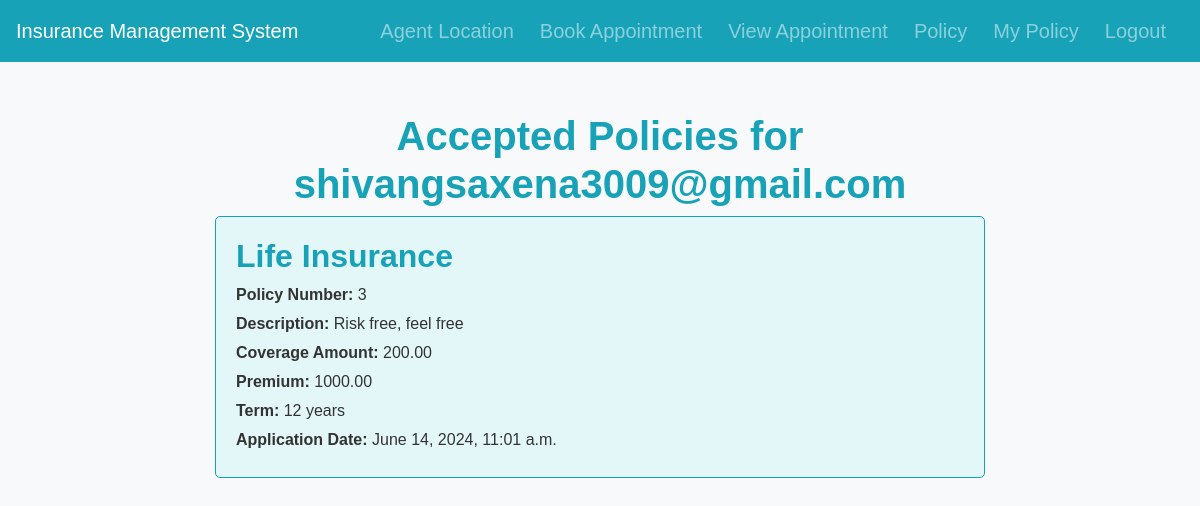
The page /accepted-policies/ (signed in) on the database its author committed.
### Insurance/models.py (models this page shows, shortened)
class PolicyApplication(models.Model):
    customer = models.ForeignKey(User, on_delete=models.CASCADE)
    policy = models.ForeignKey(Policy, on_delete=models.CASCADE)
    application_date = models.DateTimeField(auto_now_add=True)
    is_approved = models.BooleanField(default=False)

class Policy(models.Model):
    policy_number = models.CharField(max_length=20, unique=True)
    name = models.CharField(max_length=100)
    description = models.TextField()
    coverage_amount = models.DecimalField(max_digits=10, decimal_places=2)
    premium = models.DecimalField(max_digits=10, decimal_places=2)
    term = models.IntegerField(help_text="Term in years")

### Insurance/views.py (the view)
# urls.py: path('accepted-policies/', views.accepted_policy_details, name='accepted_policy_details'),
@login_required
def accepted_policy_details(request):
    customer = request.user
    accepted_policies = PolicyApplication.objects.filter(customer=customer, is_approved=True)
    return render(request, 'accepted_policy_details.html', {'accepted_policies': accepted_policies})

### Insurance/templates/accepted_policy_details.html (shortened to what this page needs)
<!DOCTYPE html>
{% load static %}
{% include "inner_header.html" %}
<html lang="en">
<head>
    <link rel="stylesheet" href="{% static 'CSS/accepted_policies.css' %}">
</head>
<body>
    <div id="accepted-policies-container" class="container">
        <h1>Accepted Policies for {{ request.user.username }}</h1>
        {% if accepted_policies %}
            <ul>
                {% for application in accepted_policies %}
                    <li>
                        <h2>{{ application.policy.name }}</h2>
                        <p><strong>Policy Number:</strong> {{ application.policy.policy_number }}</p>
                        <p><strong>Description:</strong> {{ application.policy.description }}</p>
                        <p><strong>Coverage Amount:</strong> {{ application.policy.coverage_amount }}</p>
                        <p><strong>Premium:</strong> {{ application.policy.premium }}</p>
                        <p><strong>Term:</strong> {{ application.policy.term }} years</p>
                        <p><strong>Application Date:</strong> {{ application.application_date }}</p>
                    </li>
                {% endfor %}
            </ul>
        {% else %}
            <p>No accepted policies found.</p>
        {% endif %}
    </div>
</body>
</html>

### Insurance/static/CSS/style.css (style rules this page uses)
body { font-family: 'Arial', sans-serif; background-color: #f8f9fa; }
.container { margin-top: 50px; }
h2 { color: #17a2b8; font-weight: bold; animation: fadeIn 2s ease-in-out; }
p { animation: fadeIn 3s ease-in-out; }

### Insurance/static/CSS/accepted_policies.css (style rules this page uses)
body { font-family: 'Arial', sans-serif; background-color: #f8f9fa; }
#accepted-policies-container { margin-top: 50px; max-width: 800px; }
#accepted-policies-container h1 { color: #17a2b8; font-weight: bold; text-align: center; animation: fadeIn 2s ease-in-out; }
#accepted-policies-container ul { list-style: none; padding: 0; }
#accepted-policies-container li { background-color: #e3f7f9; padding: 20px; border: 1px solid #17a2b8; border-radius: 5px; margin-bottom: 20px; animation: slideIn 1.5s ease-out; }
#accepted-policies-container li h2 { color: #17a2b8; }
#accepted-policies-container li p { font-size: 1rem; color: #333; margin: 5px 0; }

### rows shown on the page
PolicyApplication: policy.name "Life Insurance", policy.policy_number "3", policy.description "Risk free, feel free", policy.coverage_amount "200.00", policy.premium "1000.00", policy.term "12", application_date "June 14, 2024, 11:01 a.m."

### other values the page prints
{{ request.user.username }} "shivangsaxena3009@gmail.com"
